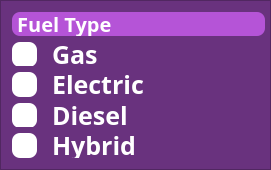
                     <widget class="QFrame" name="fuel_frame">
                      <property name="minimumSize">
                       <size>
                        <width>271</width>
                        <height>170</height>
                       </size>
                      </property>
                      <property name="maximumSize">
                       <size>
                        <width>271</width>
                        <height>170</height>
                       </size>
                      </property>
                      <property name="styleSheet">
                       <string notr="true">QFrame {
	background-color: rgb(105, 50, 126);
}</string>
                      </property>
                      <property name="frameShape">
                       <enum>QFrame::StyledPanel</enum>
                      </property>
                      <property name="frameShadow">
                       <enum>QFrame::Raised</enum>
                      </property>
                      <layout class="QVBoxLayout" name="verticalLayout_13">
                       <item>
                        <widget class="QLabel" name="Label">
                         <property name="minimumSize">
                          <size>
                           <width>253</width>
                           <height>24</height>
                          </size>
                         </property>
                         <property name="maximumSize">
                          <size>
                           <width>253</width>
                           <height>24</height>
                          </size>
                         </property>
                         <property name="styleSheet">
                          <string notr="true">QLabel {
	background-color: #B554D7;
	border-radius: 8px; 
	font-size: 20px;
	font-weight: bold;
	font-family: Open Sans; 
	color:white;
} </string>
                         </property>
                         <property name="text">
                          <string> Fuel Type</string>
                         </property>
                        </widget>
                       </item>
                       <item>
                        <widget class="QCheckBox" name="Gas">
                         <property name="styleSheet">
                          <string notr="true">QCheckBox::indicator{ 
	width:25px;
	height:25px; 
	background-color:white;
	border-radius: 8px; 
}

QCheckBox {
	font-size: 25px;
	spacing:15px;
	color:white;
	background-color: rgb(105, 50, 126);
	font-weight:bold;
	font-family: Open Sans; 
}

QCheckBox::indicator:unchecked {
	background-color: white;
}

QCheckBox::indicator:checked {
	background-color:rgb(255, 108, 235)
}</string>
                         </property>
                         <property name="text">
                          <string>Gas</string>
                         </property>
                         <attribute name="buttonGroup">
                          <string notr="true">buttonGroup_3</string>
                         </attribute>
                        </widget>
                       </item>
                       <item>
                        <widget class="QCheckBox" name="Electric">
                         <property name="styleSheet">
                          <string notr="true">QCheckBox::indicator{ 
	width:25px;
	height:25px; 
	background-color:white;
	border-radius: 8px; 
}

QCheckBox {
	font-size: 25px;
	spacing:15px;
	color:white;
	background-color: rgb(105, 50, 126);
	font-weight:bold;
	font-family: Open Sans; 
}

QCheckBox::indicator:unchecked {
	background-color: white;
}

QCheckBox::indicator:checked {
	background-color:rgb(255, 108, 235)
}</string>
                         </property>
                         <property name="text">
                          <string>Electric</string>
                         </property>
                         <attribute name="buttonGroup">
                          <string notr="true">buttonGroup_3</string>
                         </attribute>
                        </widget>
                       </item>
                       <item>
                        <widget class="QCheckBox" name="Diesel">
                         <property name="enabled">
                          <bool>true</bool>
                         </property>
                         <property name="styleSheet">
                          <string notr="true">QCheckBox::indicator{ 
	width:25px;
	height:25px; 
	background-color:white;
	border-radius: 8px; 
}

QCheckBox {
	font-size: 25px;
	spacing:15px;
	color:white;
	background-color: rgb(105, 50, 126);
	font-weight:bold;
	font-family: Open Sans; 
}

QCheckBox::indicator:unchecked {
	background-color: white;
}

QCheckBox::indicator:checked {
	background-color:rgb(255, 108, 235)
}</string>
                         </property>
                         <property name="text">
                          <string>Diesel</string>
                         </property>
                         <attribute name="buttonGroup">
                          <string notr="true">buttonGroup_3</string>
                         </attribute>
                        </widget>
                       </item>
                       <item>
                        <widget class="QCheckBox" name="Hybrid">
                         <property name="styleSheet">
                          <string notr="true">QCheckBox::indicator{ 
	width:25px;
	height:25px; 
	background-color:white;
	border-radius: 8px; 
}

QCheckBox {
	font-size: 25px;
	spacing:15px;
	color:white;
	background-color: rgb(105, 50, 126);
	font-weight:bold;
	font-family: Open Sans; 
}

QCheckBox::indicator:unchecked {
	background-color: white;
}

QCheckBox::indicator:checked {
	background-color:rgb(255, 108, 235)
}</string>
                         </property>
                         <property name="text">
                          <string>Hybrid</string>
                         </property>
                         <attribute name="buttonGroup">
                          <string notr="true">buttonGroup_3</string>
                         </attribute>
                        </widget>
                       </item>
                      </layout>
                     </widget>
